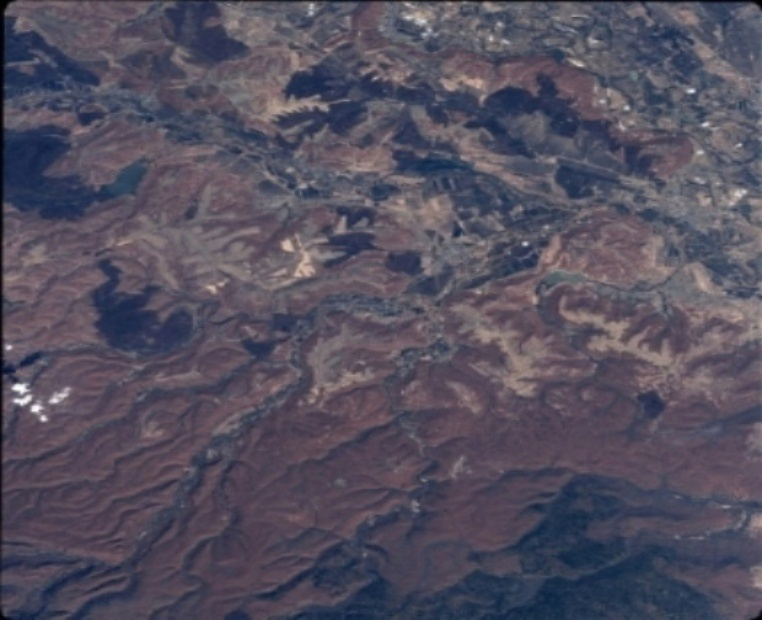
#> input picture sample_images/russia_org.jpg, 762 x 620 px
$ python display1.py   (older library calls are emulated)
#> lines starting #> are read from the running program, lines starting #| are printed output that depends on the picture
#> the answer given: sample_images/russia_org.jpg
### main.py

import cv2
import numpy as np

from wavelet_thresholding import _wavelet_threshold

# [6 lines left out: function MSE, not called in this run]

def main(path,wavelet='db4',method='BayesShrink',levels=1,sigma=None,mode = 'soft'):
#> called with path = 'sample_images/russia_org.jpg'
    print(path,wavelet,method,sigma,mode)
    # Load the noisy image
    img = cv2.imread(path)
#> img is the input picture: shape (620, 762, 3); mean B, G, R 94.9, 79.5, 84.2
    #img2 = cv2.imread('./sample_images/russia_org.jpg')

    #resize the image so that dimensions are :
    #requuired due to pywt library issue for odd sized inputs during wavercn
    if img.shape[0]%2!=0 or img.shape[1]%2!=0:
        k = int(img.shape[0]/2)
        t = int(img.shape[1]/2)
        img = cv2.resize(img,[k*2,t*2])
    # Convert the image to YCbCr color space
    img_ycrcb = cv2.cvtColor(img, cv2.COLOR_BGR2YCrCb)
#> img_ycrcb: shape (620, 762, 3); mean of channels 0, 1, 2 82.7, 129.1, 134.9

    # Split the channels
    y, cr, cb = cv2.split(img_ycrcb)
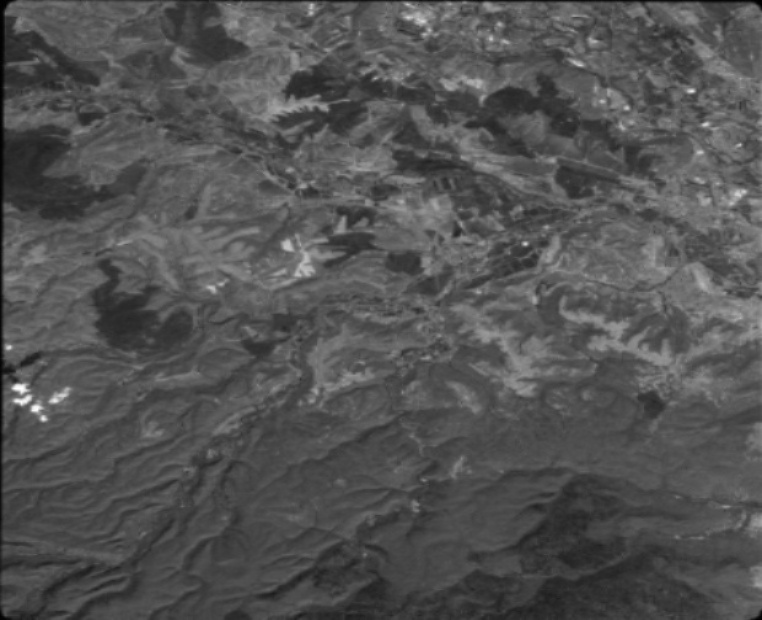
#> y: shape (620, 762); min 0, max 255, mean 82.7
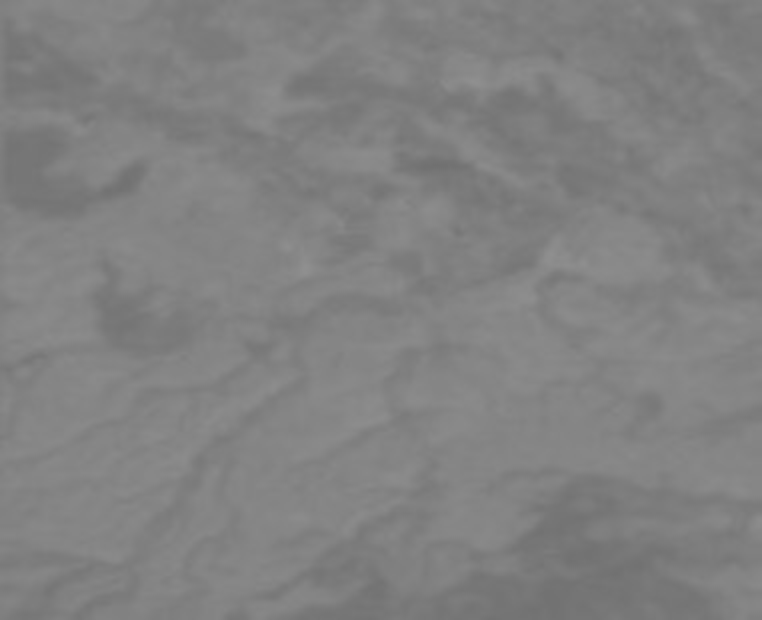
#> cr: shape (620, 762); min 112, max 144, mean 129.1
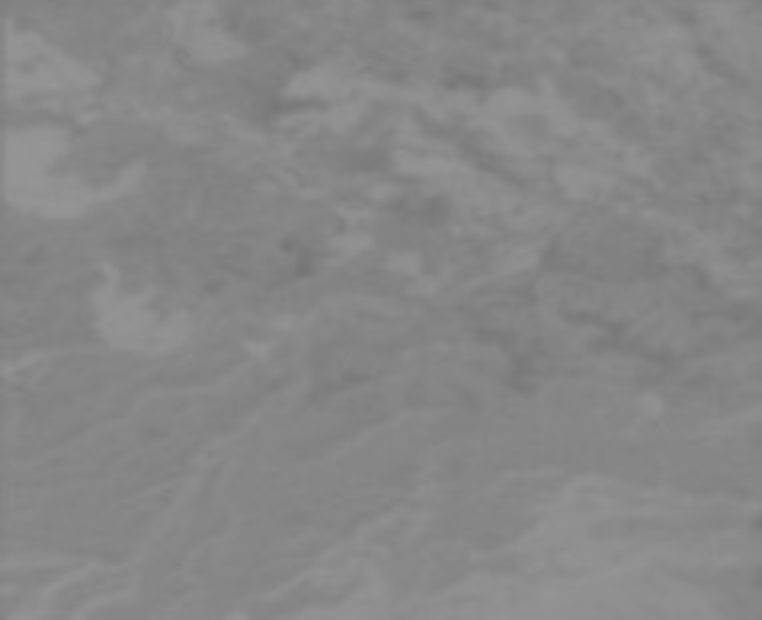
#> cb: shape (620, 762); min 116, max 150, mean 134.9
    # apply wavelet threshold on each channel seperately
    y_denoised  = _wavelet_threshold(image=y, wavelet=wavelet,method=method,wavelet_levels=levels,mode=mode,sigma=sigma)
    cr_denoised = _wavelet_threshold(image=cr,wavelet=wavelet,method=method,wavelet_levels=levels,mode=mode,sigma=sigma)
    cb_denoised = _wavelet_threshold(image=cb,wavelet=wavelet,method=method,wavelet_levels=levels,mode=mode,sigma=sigma)

    #recontruct the image in YCrcCb color space
    img_denoised_ycrcb = np.zeros_like(img)
    img_denoised_ycrcb[:,:,0] = y_denoised
    img_denoised_ycrcb[:,:,1] = cr_denoised
    img_denoised_ycrcb[:,:,2] = cb_denoised

    #convert back to RGB color space
    img_denoised = cv2.cvtColor(img_denoised_ycrcb, cv2.COLOR_YCrCb2BGR)

    #print("MSE denoise : ",MSE(img_denoised,img2))
    #print("MSE noise   : ",MSE(img,img2))
    return img_denoised
# [8 lines of commented-out code are left out]

### wavelet_thresholding.py

import numpy as np
import pywt
import scipy
import scipy.stats
# [8 lines left out: function _bayes_thresh, not called in this run]


def _universal_thresh(img, sigma):
    """ Universal threshold used by the VisuShrink method """
    return sigma*np.sqrt(2*np.log(img.size))

# [14 lines left out: function _sigma_est_dwt, not called in this run]


def _wavelet_threshold(image, wavelet, method=None, threshold=None,
                       sigma=None, mode='soft', wavelet_levels=None):


#> (the run stopped early here; a loop or call above may not have finished)
